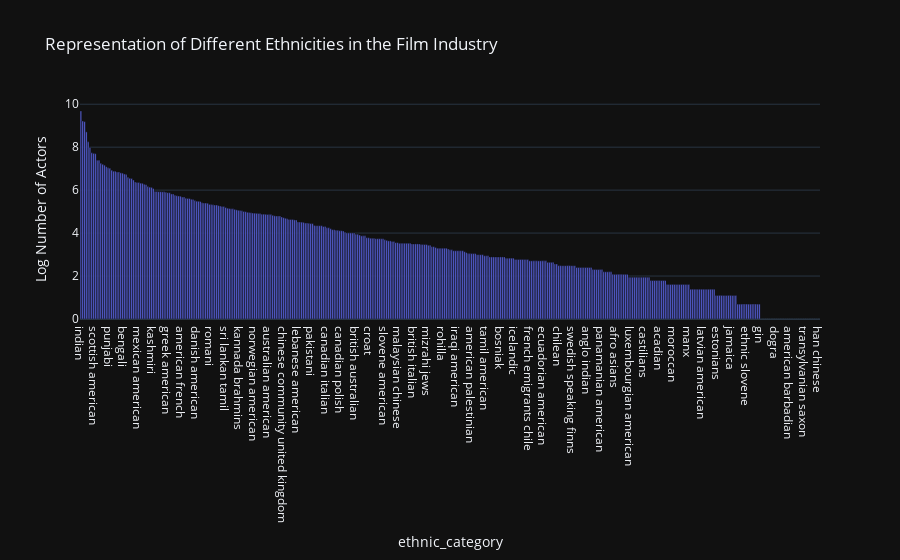

Here is the notebook cell this chart was saved with:
### Code cell
import pandas as pd
import plotly.express as px

expanded_df = actor_movie_inclusivity_map.explode('ethnic_category')

# Count the number of actors in each ethnicity
ethnicity_counts = expanded_df['ethnic_category'].value_counts().apply(np.log).reset_index()
ethnicity_counts.columns = ['ethnic_category', 'Count']

# Create a bar chart
fig = px.bar(ethnicity_counts, x='ethnic_category', y='Count', 
             title='Representation of Different Ethnicities in the Film Industry',
             labels={'Count': 'Log Number of Actors', 'Ethnicity': 'Ethnicity'})
fig.show()

### Figure 1 — Plotly figure (JSON) as saved in the notebook; plotly's stock layout.template omitted (floating-point values rounded to 4 significant figures; data arrays with more than 128 entries replaced by an {"elided": "..."} marker saying what was removed)
{"data": [{"alignmentgroup": "True", "hovertemplate": "ethnic_category=%{x}<br>Log Number of Actors=%{y}<extra></extra>", "legendgroup": "", "marker": {"color": "#636efa", "pattern": {"shape": ""}}, "name": "", "offsetgroup": "", "orientation": "v", "showlegend": false, "textposition": "auto", "x": {"elided": "409 str values"}, "xaxis": "x", "y": {"elided": "409 float values"}, "yaxis": "y", "type": "bar"}], "layout": {"xaxis": {"anchor": "y", "domain": [0.0, 1.0], "title": {"text": "ethnic_category"}}, "yaxis": {"anchor": "x", "domain": [0.0, 1.0], "title": {"text": "Log Number of Actors"}}, "legend": {"tracegroupgap": 0}, "title": {"text": "Representation of Different Ethnicities in the Film Industry"}, "barmode": "relative"}}
